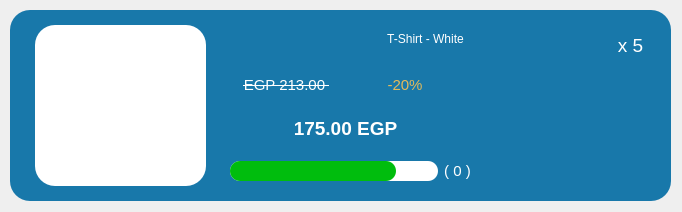
<?xml version="1.0" encoding="UTF-8"?>
<ui version="4.0">
 <class>ProductGuiWidget_2</class>
 <widget class="QWidget" name="ProductGuiWidget_2">
  <property name="geometry">
   <rect>
    <x>0</x>
    <y>0</y>
    <width>682</width>
    <height>212</height>
   </rect>
  </property>
  <property name="windowTitle">
   <string>Form</string>
  </property>
  <property name="styleSheet">
   <string notr="true"/>
  </property>
  <widget class="QFrame" name="frame">
   <property name="geometry">
    <rect>
     <x>10</x>
     <y>10</y>
     <width>661</width>
     <height>191</height>
    </rect>
   </property>
   <property name="styleSheet">
    <string notr="true">*{
background-color: #1878AA;
border-radius: 20px;
color: #ffffff;
}</string>
   </property>
   <property name="frameShape">
    <enum>QFrame::StyledPanel</enum>
   </property>
   <property name="frameShadow">
    <enum>QFrame::Raised</enum>
   </property>
   <widget class="QLabel" name="lb_photo">
    <property name="geometry">
     <rect>
      <x>25</x>
      <y>15</y>
      <width>171</width>
      <height>161</height>
     </rect>
    </property>
    <property name="font">
     <font>
      <pointsize>23</pointsize>
     </font>
    </property>
    <property name="styleSheet">
     <string notr="true">background-color: #ffffff;</string>
    </property>
    <property name="text">
     <string/>
    </property>
    <property name="pixmap">
     <pixmap resource="Resources.qrc">:/img/assets/img/Products/100.jpg</pixmap>
    </property>
    <property name="scaledContents">
     <bool>true</bool>
    </property>
   </widget>
   <widget class="QPushButton" name="btn_name">
    <property name="geometry">
     <rect>
      <x>210</x>
      <y>8</y>
      <width>411</width>
      <height>41</height>
     </rect>
    </property>
    <property name="sizePolicy">
     <sizepolicy hsizetype="Expanding" vsizetype="Fixed">
      <horstretch>0</horstretch>
      <verstretch>0</verstretch>
     </sizepolicy>
    </property>
    <property name="cursor">
     <cursorShape>PointingHandCursor</cursorShape>
    </property>
    <property name="styleSheet">
     <string notr="true">*{
font: 600 20pt &quot;Segoe UI&quot;;
}
*:hover {
font: 700 20pt &quot;Segoe UI&quot;;
}</string>
    </property>
    <property name="text">
     <string>T-Shirt - White</string>
    </property>
    <property name="autoRepeat">
     <bool>false</bool>
    </property>
   </widget>
   <widget class="QWidget" name="layoutWidget">
    <property name="geometry">
     <rect>
      <x>485</x>
      <y>91</y>
      <width>159</width>
      <height>81</height>
     </rect>
    </property>
    <layout class="QHBoxLayout" name="horizontalLayout">
     <item>
      <widget class="QPushButton" name="btn_action_2">
       <property name="minimumSize">
        <size>
         <width>75</width>
         <height>75</height>
        </size>
       </property>
       <property name="font">
        <font>
         <pointsize>10</pointsize>
         <italic>false</italic>
         <bold>true</bold>
        </font>
       </property>
       <property name="cursor">
        <cursorShape>PointingHandCursor</cursorShape>
       </property>
       <property name="styleSheet">
        <string notr="true">*:hover {
border: 2px solid #ffffff;
border-radius: 37px;
}</string>
       </property>
       <property name="text">
        <string/>
       </property>
       <property name="icon">
        <iconset resource="Resources.qrc">
         <normaloff>:/img/assets/img/icons/icons8-edit-64.png</normaloff>:/img/assets/img/icons/icons8-edit-64.png</iconset>
       </property>
       <property name="iconSize">
        <size>
         <width>50</width>
         <height>50</height>
        </size>
       </property>
      </widget>
     </item>
     <item>
      <widget class="QPushButton" name="btn_action">
       <property name="minimumSize">
        <size>
         <width>75</width>
         <height>75</height>
        </size>
       </property>
       <property name="font">
        <font>
         <pointsize>10</pointsize>
         <italic>false</italic>
         <bold>true</bold>
        </font>
       </property>
       <property name="cursor">
        <cursorShape>PointingHandCursor</cursorShape>
       </property>
       <property name="styleSheet">
        <string notr="true">*:hover {
border: 2px solid #ffffff;
border-radius: 37px;
}</string>
       </property>
       <property name="text">
        <string/>
       </property>
       <property name="icon">
        <iconset resource="Resources.qrc">
         <normaloff>:/img/assets/img/icons/icons8-remove-96.png</normaloff>:/img/assets/img/icons/icons8-remove-96.png</iconset>
       </property>
       <property name="iconSize">
        <size>
         <width>50</width>
         <height>50</height>
        </size>
       </property>
      </widget>
     </item>
    </layout>
   </widget>
   <widget class="QLabel" name="lb_availability">
    <property name="geometry">
     <rect>
      <x>32</x>
      <y>30</y>
      <width>155</width>
      <height>131</height>
     </rect>
    </property>
    <property name="font">
     <font>
      <pointsize>20</pointsize>
      <bold>true</bold>
     </font>
    </property>
    <property name="styleSheet">
     <string notr="true">*{
 color: #b32400;
	background-color: rgba(255, 255, 255, 0);
 }
 </string>
    </property>
    <property name="text">
     <string/>
    </property>
    <property name="pixmap">
     <pixmap resource="Resources.qrc">:/img/assets/img/icons/out-of-stock-icon-1.png</pixmap>
    </property>
    <property name="scaledContents">
     <bool>true</bool>
    </property>
    <property name="alignment">
     <set>Qt::AlignCenter</set>
    </property>
   </widget>
   <widget class="QWidget" name="layoutWidget">
    <property name="geometry">
     <rect>
      <x>220</x>
      <y>60</y>
      <width>231</width>
      <height>80</height>
     </rect>
    </property>
    <layout class="QVBoxLayout" name="verticalLayout">
     <item>
      <layout class="QHBoxLayout" name="horizontalLayout_2">
       <item>
        <widget class="QLabel" name="lb_Price">
         <property name="minimumSize">
          <size>
           <width>0</width>
           <height>30</height>
          </size>
         </property>
         <property name="maximumSize">
          <size>
           <width>16777215</width>
           <height>30</height>
          </size>
         </property>
         <property name="font">
          <font>
           <pointsize>11</pointsize>
           <bold>false</bold>
           <strikeout>true</strikeout>
          </font>
         </property>
         <property name="styleSheet">
          <string notr="true">*{
border-radius: 0;
}
</string>
         </property>
         <property name="text">
          <string>EGP 213.00 </string>
         </property>
         <property name="alignment">
          <set>Qt::AlignCenter</set>
         </property>
        </widget>
       </item>
       <item>
        <widget class="QLabel" name="lb_offer">
         <property name="maximumSize">
          <size>
           <width>16777215</width>
           <height>30</height>
          </size>
         </property>
         <property name="font">
          <font>
           <pointsize>11</pointsize>
           <bold>false</bold>
          </font>
         </property>
         <property name="styleSheet">
          <string notr="true">
color: #E3BA5A;

</string>
         </property>
         <property name="text">
          <string>-20%</string>
         </property>
         <property name="alignment">
          <set>Qt::AlignCenter</set>
         </property>
        </widget>
       </item>
      </layout>
     </item>
     <item>
      <widget class="QLabel" name="lb_offerPrice">
       <property name="minimumSize">
        <size>
         <width>0</width>
         <height>40</height>
        </size>
       </property>
       <property name="font">
        <font>
         <pointsize>14</pointsize>
         <bold>true</bold>
         <strikeout>false</strikeout>
        </font>
       </property>
       <property name="styleSheet">
        <string notr="true">*{
border-radius: 0;
}
</string>
       </property>
       <property name="text">
        <string>175.00 EGP</string>
       </property>
       <property name="alignment">
        <set>Qt::AlignCenter</set>
       </property>
      </widget>
     </item>
    </layout>
   </widget>
   <widget class="QWidget" name="layoutWidget">
    <property name="geometry">
     <rect>
      <x>220</x>
      <y>150</y>
      <width>241</width>
      <height>22</height>
     </rect>
    </property>
    <layout class="QHBoxLayout" name="horizontalLayout_3">
     <item>
      <widget class="QProgressBar" name="progressBar_rate">
       <property name="enabled">
        <bool>true</bool>
       </property>
       <property name="maximumSize">
        <size>
         <width>16777215</width>
         <height>20</height>
        </size>
       </property>
       <property name="styleSheet">
        <string notr="true">*{
 background-color: #ffffff;
 border-radius: 10px;                      
 }
 QProgressBar::chunk {
 border-radius: 10px;
         background-color: #00BD0D;
 }</string>
       </property>
       <property name="value">
        <number>80</number>
       </property>
       <property name="textVisible">
        <bool>false</bool>
       </property>
      </widget>
     </item>
     <item>
      <widget class="QLabel" name="lb_NoVoters">
       <property name="minimumSize">
        <size>
         <width>27</width>
         <height>0</height>
        </size>
       </property>
       <property name="font">
        <font>
         <pointsize>11</pointsize>
        </font>
       </property>
       <property name="text">
        <string>( 0 )</string>
       </property>
       <property name="alignment">
        <set>Qt::AlignCenter</set>
       </property>
      </widget>
     </item>
    </layout>
   </widget>
   <widget class="QLabel" name="label">
    <property name="geometry">
     <rect>
      <x>590</x>
      <y>25</y>
      <width>61</width>
      <height>21</height>
     </rect>
    </property>
    <property name="font">
     <font>
      <pointsize>14</pointsize>
      <bold>false</bold>
     </font>
    </property>
    <property name="text">
     <string>x 5</string>
    </property>
    <property name="alignment">
     <set>Qt::AlignCenter</set>
    </property>
   </widget>
  </widget>
 </widget>
 <resources>
  <include location="Resources.qrc"/>
 </resources>
 <connections/>
</ui>
